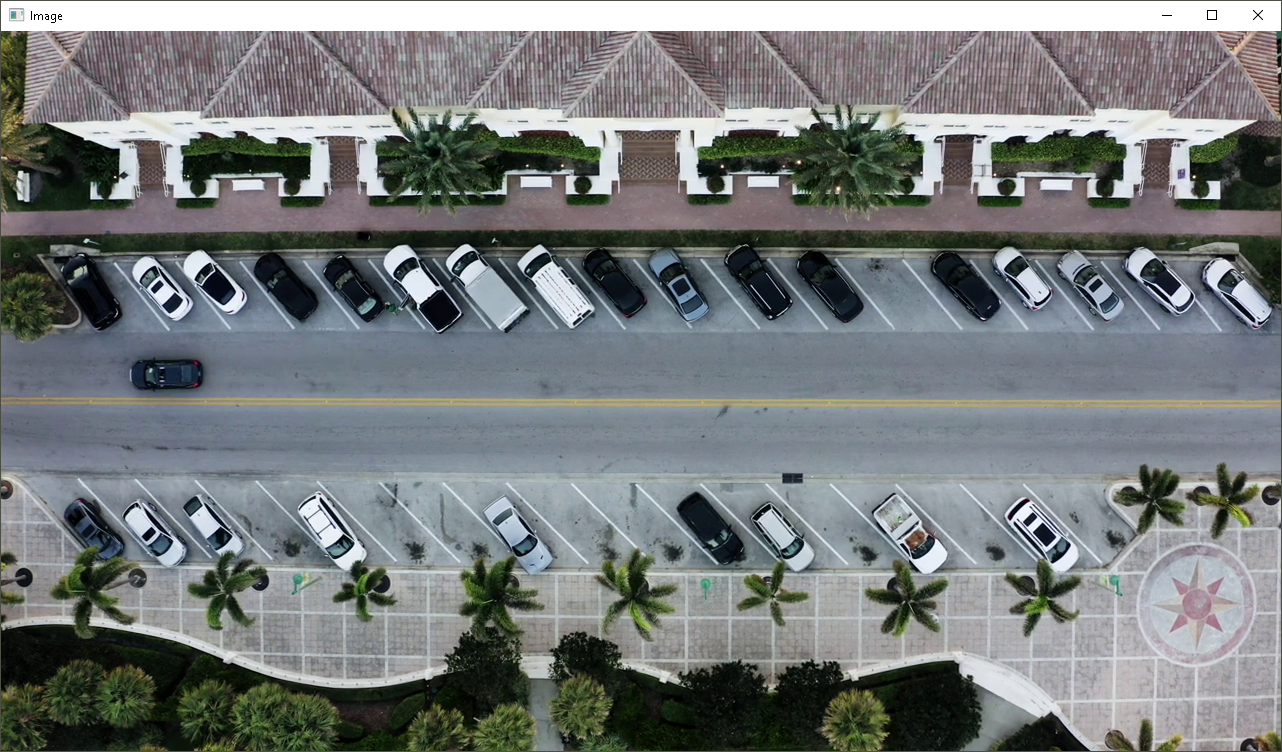
#> input picture parking_lot.png, 1282 x 752 px, given in place of parking_lot.mp4, which was not available
$ python parking_lot_booker.py
#> lines starting #> are read from the running program, lines starting #| are printed output that depends on the picture; after the words box and inside, x2 and y2 are one past the last pixel; in counts of white or black regions, pixels touching at a corner belong together; pictures that were not available may be replaced by others from this repository, and a replacement may not be noted
from datetime import datetime
import sqlite3
import cv2
import numpy as np
import pickle
import matplotlib.path as mplPath

class Parking:
    conn = None
    cursor = None
    def __init__(self, db_path):
        if self.conn is None:
            try:
                self.conn = sqlite3.connect(db_path)
                self.cursor = self.conn.cursor()
            except:
                self.conn = None
                self.cursor = None

        self.width = 60
        self.height = 80

        try:
            with open('parking_list.dat','rb') as f:
                self.posList=pickle.load(f)
        except:
            self.posList = []

    def __del__(self):
        if self.conn is not None:
            self.cursor.close()
            self.conn.close()
            self.conn = None
            self.cursor = None

    def mouse_click(self,event,x,y,flags,param):
        if event == cv2.EVENT_LBUTTONDOWN:
            #print(x,y)
            self.posList.append([(x,y),(x+self.width,y),(x+(2*self.width),y+self.height),((x+self.width),y+self.height)])
        if event == cv2.EVENT_RBUTTONDOWN:
            #print(x,y)
            for i,pos in enumerate(self.posList):
                path = mplPath.Path(pos)
                inside = path.contains_point((x,y))
                if inside:
                    self.posList.pop(i)
                    break

        with open('parking_list.dat','wb') as f:
            pickle.dump(self.posList,f)


    def make_db(self):
        #print("Database created and Successfully Connected to SQLite")
        create = "CREATE TABLE IF NOT EXISTS Parking (spot INTEGER NOT NULL PRIMARY KEY, booked TIMESTAMP);"
        select = "SELECT * FROM Parking;"
        self.cursor.execute(create)
        self.cursor.execute(select)
        record = self.cursor.fetchall()
        #print("Database includes: ", record)

    #Useful for testing
    def update_parking(self,i):
        #print(f"Updating index {i} with new date")
        insert = "INSERT OR REPLACE INTO Parking(spot,booked) VALUES(?,?)"
        data_tuple = (i, datetime.now())
        #print(data_tuple)
        self.cursor.execute(insert,data_tuple)
        self.conn.commit()
        select="SELECT booked FROM Parking WHERE spot == ?;"
        self.cursor.execute(select,(i,))
        record = self.cursor.fetchone()
        #print("Database now includes: ", record[0] )


    #Checks if last time is within 30 mins
    def check_parking_time(self,i):
        #print(f"Check index {i} within 30 minutes of now")
        select = "SELECT booked FROM Parking WHERE spot == ?;"
        self.cursor.execute(select,(i,))
        record = self.cursor.fetchone()
        if record:
            #print("Database includes: ", record[0])
            d1 = datetime.strptime(record[0], "%Y-%m-%d %H:%M:%S.%f")
            d2 = datetime.now()

            # difference between dates in timedelta
            delta = (d2 - d1).total_seconds() / 60.0
            return delta >= 30
        return False

    def check_parking_space(self,imgDilate,img):
        parked = 0
        n = len(self.posList)

        for i,pos in enumerate(self.posList):
            x,y = pos[0]
            lines = np.array([pos], np.int32)
            mask = np.zeros(imgDilate.shape[:2], np.uint8)
            cv2.fillPoly(mask,[lines],color=(255, 255, 255))
            masked = cv2.bitwise_and(imgDilate, mask)
            #cv2.imshow(str(x*y),masked)
            #imgCrop = masked[y:y+self.height,x:x+(2*self.width)]
            imgCrop = cv2.polylines(masked,[lines],True,color=(255, 255, 255))
            #cv2.imshow(str(x*y),imgCrop)
            count = cv2.countNonZero(imgCrop)
            area = cv2.contourArea(lines)
            #print(area)
            #print(count)
            if count < area/6:
                color = (0,255,0)
                thickness = 5
            else:
                if self.check_parking_time(i):
                    color = (255, 85, 0)
                    thickness = 2
                else:
                    color = (0,0,255)
                    thickness = 2
                parked += 1
            #self.update_parking(i)

            img_poly = cv2.polylines(img,[lines],True,color,thickness)
            cv2.putText(img_poly,str(count),(x,y+5),fontFace=cv2.FONT_HERSHEY_SIMPLEX,fontScale = 1,color=(255,0,255),lineType = cv2.LINE_4)
        cv2.putText(img,f"{parked}/{n}",(50,50),fontFace=cv2.FONT_HERSHEY_SIMPLEX,fontScale = 1,color=(255,0,255),lineType = cv2.LINE_4)


def main():
    print('Started')
    database = 'parking_lot_booker.db'
    parking = Parking(database)
    parking.make_db()
    # Create a VideoCapture object and read from input file
    # If the input is the camera, pass 0 instead of the video file name
    if parking:
        cap = cv2.VideoCapture('parking_lot.mp4')

        while True:
            if cap.get(cv2.CAP_PROP_POS_FRAMES)==cap.get(cv2.CAP_PROP_FRAME_COUNT):
                cap.set(cv2.CAP_PROP_POS_FRAMES,0)
            success,img = cap.read()
#> img is the input picture: shape (752, 1282, 3); mean B, G, R 122.8, 122.3, 118
            imgGray = cv2.cvtColor(img,cv2.COLOR_BGR2GRAY)
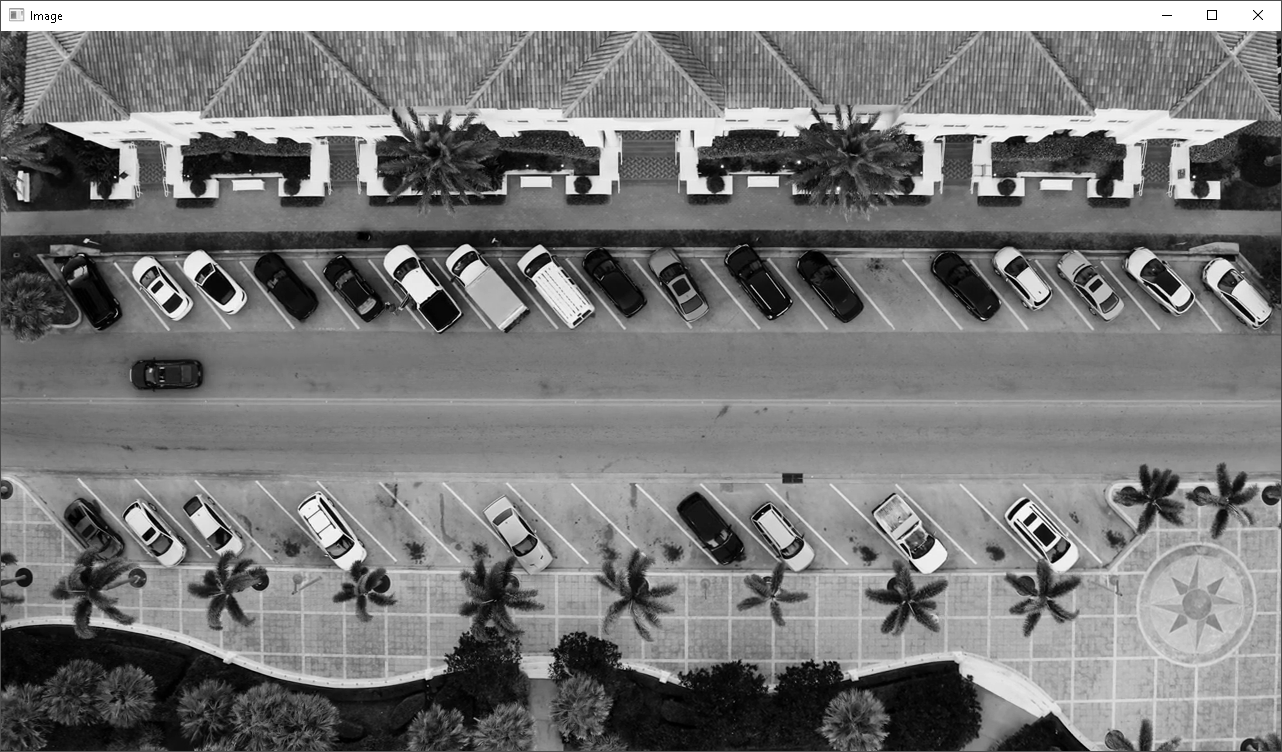
#> imgGray: shape (752, 1282); min 0, max 255, mean 121
            imgBlur = cv2.GaussianBlur(imgGray,(3,3),1)
            imgThreshhold = cv2.adaptiveThreshold(imgBlur,255,cv2.ADAPTIVE_THRESH_GAUSSIAN_C,cv2.THRESH_BINARY_INV,25,16)
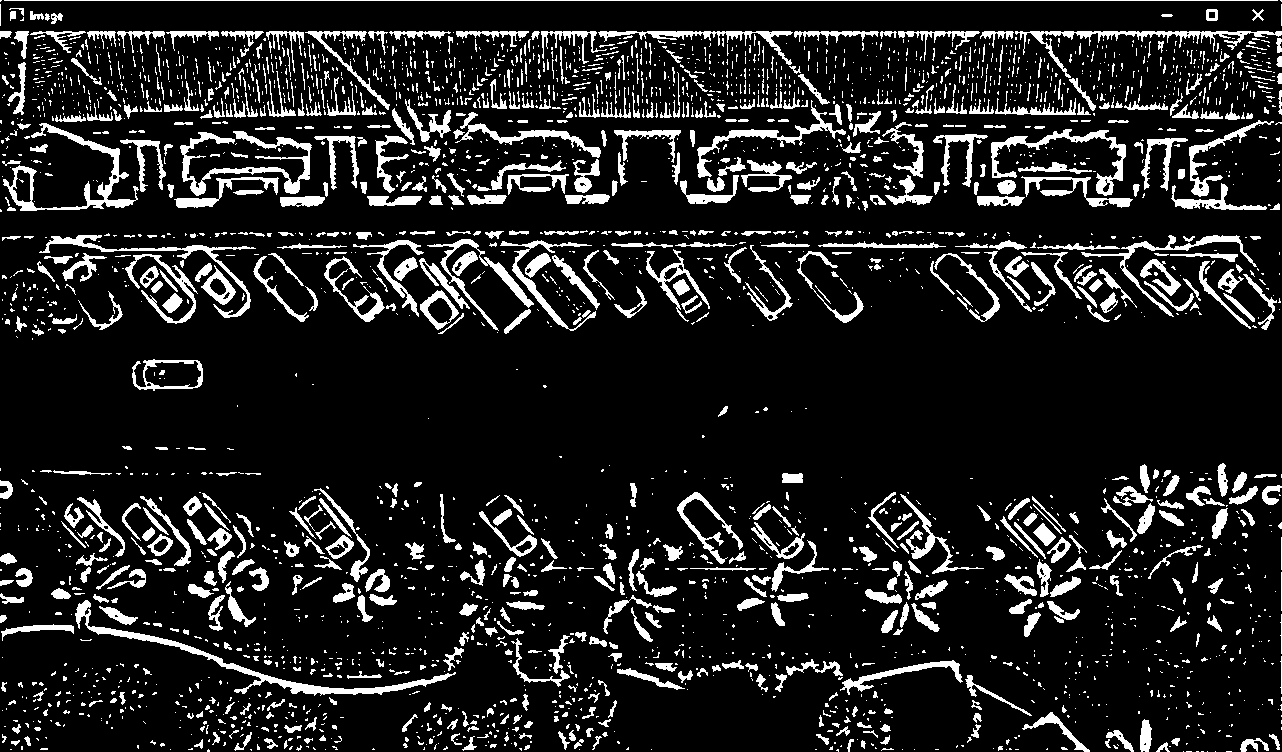
#> imgThreshhold: shape (752, 1282); 12.8% white; 3141 white regions (2323 under 20 px), largest, box (x1, y1, x2, y2) and area: (75, 600, 456, 696) 2584, (180, 131, 312, 196) 2091, (3, 123, 139, 211) 2028
            imgMedian = cv2.medianBlur(imgThreshhold,5)
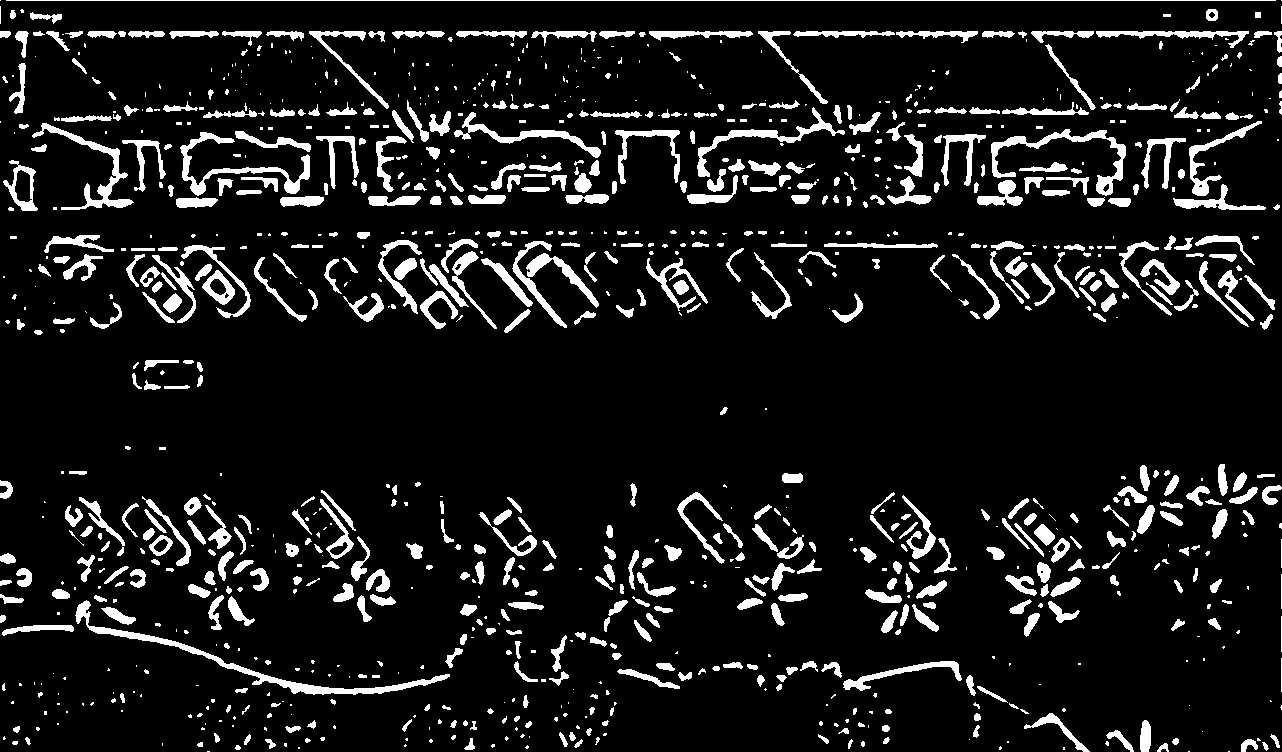
#> imgMedian: shape (752, 1282); 9.9% white; 1095 white regions (468 under 20 px), largest, box (x1, y1, x2, y2) and area: (75, 600, 450, 695) 2496, (991, 129, 1126, 196) 1581, (180, 132, 310, 196) 1500
            kernel = np.ones((3,3),np.uint8)
            imgDilate = cv2.dilate(imgMedian,kernel,iterations=1)
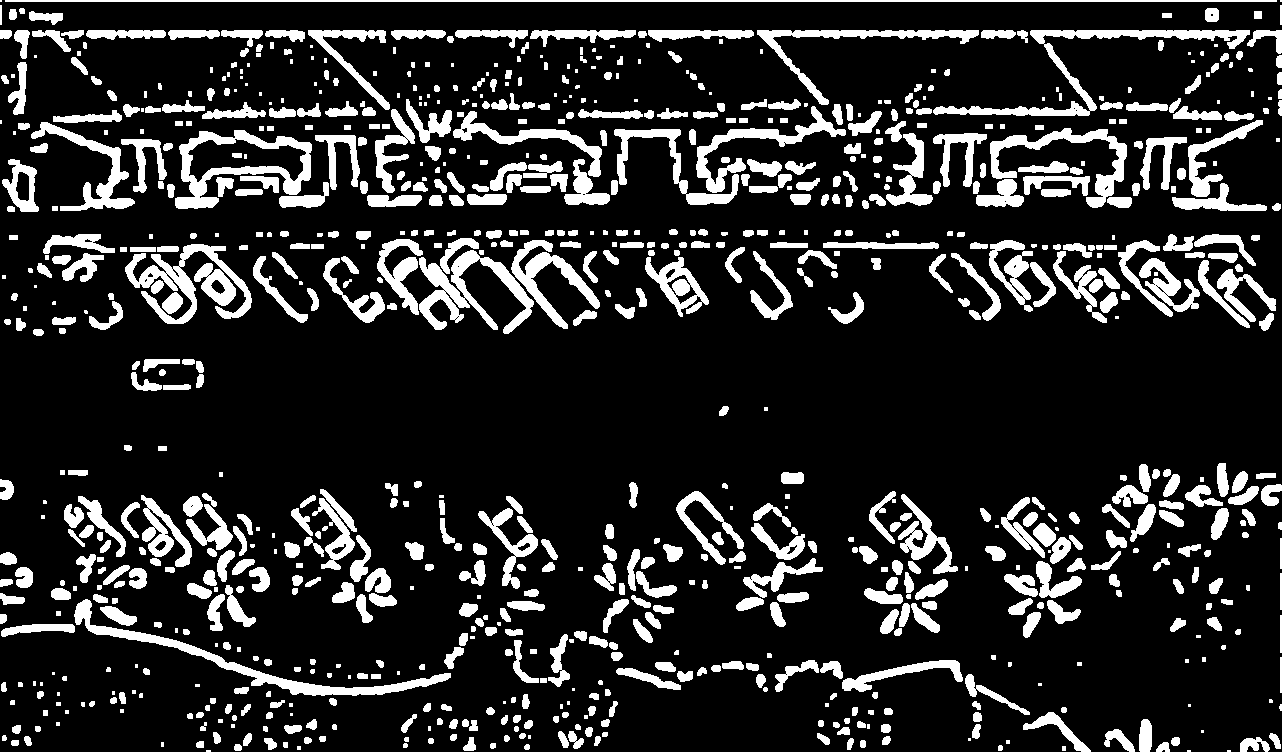
#> imgDilate: shape (752, 1282); 16.5% white; 912 white regions (150 under 20 px), largest, box (x1, y1, x2, y2) and area: (74, 599, 451, 696) 3552, (933, 30, 1250, 116) 3513, (175, 130, 312, 209) 3351
            parking.check_parking_space(imgDilate,img)
#> after the loop in check_parking_space, `for i,pos in enumerate(self.posList):`: parked = 0
#> in check_parking_space, `cv2.putText(img,f"{parked}/{n}",(50,50),fontFace=cv2.FONT_HERSHEY_SIMP..`: img: shape (752, 1282, 3); 0.01% of pixels changed, all inside (x1, y1, x2, y2) = (53, 25, 110, 58)
            cv2.imshow('Image',img)
            # [4 lines of commented-out code are left out]
            cv2.setMouseCallback('Image',parking.mouse_click)
            cv2.waitKey(10)
    parking.__del__()

if __name__ == '__main__':
    main()
